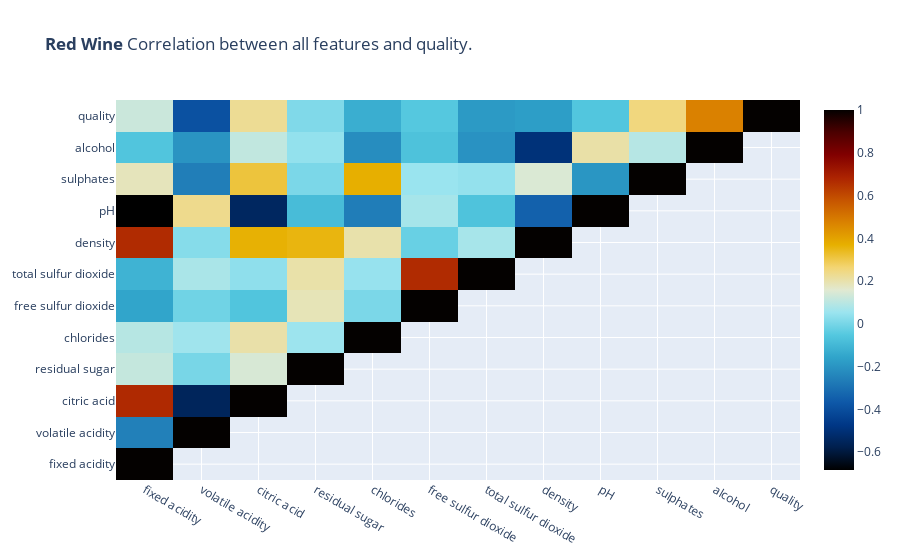
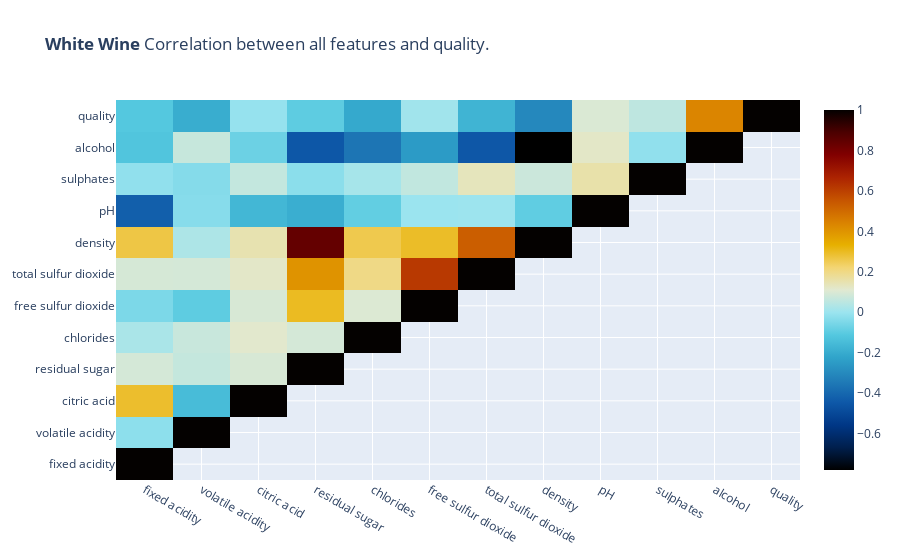

The cell these charts' notebook holds for them, in order:
### Markdown cell above
# Correlation between features and datasets

### Code cell
# Let's study the correlation between features for each dataset and then and then we compare the correlations 
# between the two datasets.
# To evaluate the linear correlation between two variables has been used the Pearson correlation coefficient. 
# It has a value between +1 and −1, where 1 is total positive linear correlation, 0 is no linear correlation, and 
# −1 is total negative linear correlation.

headers = list(red_dataset.columns.values)
allCorrCoefRed = []
allHoverTextRed = []
allCorrCoefWhite = []
allHoverTextWhite = []

for i in range(len(headers)):
    corrCoefRed = []
    hoverTextRed = []
    corrCoefWhite = []
    hoverTextWhite = []
    for j in range(len(headers)):
        if (j>i):
            corrCoefRed.append(None)
            hoverTextRed.append(None)
            corrCoefWhite.append(None)
            hoverTextWhite.append(None)
            break
        red = np.corrcoef(red_dataset[headers[i]].values, red_dataset[headers[j]].values)[1,0]
        white = np.corrcoef(white_dataset[headers[i]].values, white_dataset[headers[j]].values)[1,0]
        hoverTextRed.append("Correlation between '" + headers[i] + "' and '" + headers[j] + "' is: " + str(round(red,2)));
        corrCoefRed.append(red)
        hoverTextWhite.append("Correlation between '" + headers[i] + "' and '" + headers[j] + "' is: " + str(round(white,2)));
        corrCoefWhite.append(white)
    allCorrCoefRed.append(corrCoefRed)
    allHoverTextRed.append(hoverTextRed)
    allCorrCoefWhite.append(corrCoefWhite)
    allHoverTextWhite.append(hoverTextWhite)
    
data = [go.Heatmap(
            z = allCorrCoefRed,
            x = headers,
            y = headers,
            hoverinfo = "text",
            hovertext = allHoverTextRed,
            colorscale='IceFire')]
layout = go.Layout(title='<b>Red Wine</b> Correlation between all features and quality.')
py.iplot(go.Figure(data, layout))

data = [go.Heatmap(
            z = allCorrCoefWhite,
            x = headers,
            y = headers,
            hoverinfo = "text",
            hovertext = allHoverTextWhite,
            colorscale='IceFire')]
layout = go.Layout(title='<b>White Wine</b> Correlation between all features and quality.')
py.iplot(go.Figure(data, layout))

### Figure 1 — Plotly figure (JSON) as saved in the notebook; plotly's stock layout.template omitted (floating-point values rounded to 4 significant figures)
{"data": [{"colorscale": [[0, "#000000"], [0.0625, "#001f4d"], [0.125, "#003786"], [0.1875, "#0e58a8"], [0.25, "#217eb8"], [0.3125, "#30a4ca"], [0.375, "#54c8df"], [0.4375, "#9be4ef"], [0.5, "#e1e9d1"], [0.5625, "#f3d573"], [0.625, "#e7b000"], [0.6875, "#da8200"], [0.75, "#c65400"], [0.8125, "#ac2301"], [0.875, "#820000"], [0.9375, "#4c0000"], [1, "#040100"]], "hoverinfo": "text", "hovertext": [["Correlation between 'fixed acidity' and 'fixed acidity' is: 1.0", null], ["Correlation between 'volatile acidity' and 'fixed acidity' is: -0.26", "Correlation between 'volatile acidity' and 'volatile acidity' is: 1.0", null], ["Correlation between 'citric acid' and 'fixed acidity' is: 0.67", "Correlation between 'citric acid' and 'volatile acidity' is: -0.55", "Correlation between 'citric acid' and 'citric acid' is: 1.0", null], ["Correlation between 'residual sugar' and 'fixed acidity' is: 0.11", "Correlation between 'residual sugar' and 'volatile acidity' is: 0.0", "Correlation between 'residual sugar' and 'citric acid' is: 0.14", "Correlation between 'residual sugar' and 'residual sugar' is: 1.0", null], ["Correlation between 'chlorides' and 'fixed acidity' is: 0.09", "Correlation between 'chlorides' and 'volatile acidity' is: 0.06", "Correlation between 'chlorides' and 'citric acid' is: 0.2", "Correlation between 'chlorides' and 'residual sugar' is: 0.06", "Correlation between 'chlorides' and 'chlorides' is: 1.0", null], ["Correlation between 'free sulfur dioxide' and 'fixed acidity' is: -0.15", "Correlation between 'free sulfur dioxide' and 'volatile acidity' is: -0.01", "Correlation between 'free sulfur dioxide' and 'citric acid' is: -0.06", "Correlation between 'free sulfur dioxide' and 'residual sugar' is: 0.19", "Correlation between 'free sulfur dioxide' and 'chlorides' is: 0.01", "Correlation between 'free sulfur dioxide' and 'free sulfur dioxide' is: 1.0", null], ["Correlation between 'total sulfur dioxide' and 'fixed acidity' is: -0.11", "Correlation between 'total sulfur dioxide' and 'volatile acidity' is: 0.08", "Correlation between 'total sulfur dioxide' and 'citric acid' is: 0.04", "Correlation between 'total sulfur dioxide' and 'residual sugar' is: 0.2", "Correlation between 'total sulfur dioxide' and 'chlorides' is: 0.05", "Correlation between 'total sulfur dioxide' and 'free sulfur dioxide' is: 0.67", "Correlation between 'total sulfur dioxide' and 'total sulfur dioxide' is: 1.0", null], ["Correlation between 'density' and 'fixed acidity' is: 0.67", "Correlation between 'density' and 'volatile acidity' is: 0.02", "Correlation between 'density' and 'citric acid' is: 0.36", "Correlation between 'density' and 'residual sugar' is: 0.36", "Correlation between 'density' and 'chlorides' is: 0.2", "Correlation between 'density' and 'free sulfur dioxide' is: -0.02", "Correlation between 'density' and 'total sulfur dioxide' is: 0.07", "Correlation between 'density' and 'density' is: 1.0", null], ["Correlation between 'pH' and 'fixed acidity' is: -0.68", "Correlation between 'pH' and 'volatile acidity' is: 0.23", "Correlation between 'pH' and 'citric acid' is: -0.54", "Correlation between 'pH' and 'residual sugar' is: -0.09", "Correlation between 'pH' and 'chlorides' is: -0.27", "Correlation between 'pH' and 'free sulfur dioxide' is: 0.07", "Correlation between 'pH' and 'total sulfur dioxide' is: -0.07", "Correlation between 'pH' and 'density' is: -0.34", "Correlation between 'pH' and 'pH' is: 1.0", null], ["Correlation between 'sulphates' and 'fixed acidity' is: 0.18", "Correlation between 'sulphates' and 'volatile acidity' is: -0.26", "Correlation between 'sulphates' and 'citric acid' is: 0.31", "Correlation between 'sulphates' and 'residual sugar' is: 0.01", "Correlation between 'sulphates' and 'chlorides' is: 0.37", "Correlation between 'sulphates' and 'free sulfur dioxide' is: 0.05", "Correlation between 'sulphates' and 'total sulfur dioxide' is: 0.04", "Correlation between 'sulphates' and 'density' is: 0.15", "Correlation between 'sulphates' and 'pH' is: -0.2", "Correlation between 'sulphates' and 'sulphates' is: 1.0", null], ["Correlation between 'alcohol' and 'fixed acidity' is: -0.06", "Correlation between 'alcohol' and 'volatile acidity' is: -0.2", "Correlation between 'alcohol' and 'citric acid' is: 0.11", "Correlation between 'alcohol' and 'residual sugar' is: 0.04", "Correlation between 'alcohol' and 'chlorides' is: -0.22", "Correlation between 'alcohol' and 'free sulfur dioxide' is: -0.07", "Correlation between 'alcohol' and 'total sulfur dioxide' is: -0.21", "Correlation between 'alcohol' and 'density' is: -0.5", "Correlation between 'alcohol' and 'pH' is: 0.21", "Correlation between 'alcohol' and 'sulphates' is: 0.09", "Correlation between 'alcohol' and 'alcohol' is: 1.0", null], ["Correlation between 'quality' and 'fixed acidity' is: 0.12", "Correlation between 'quality' and 'volatile acidity' is: -0.39", "Correlation between 'quality' and 'citric acid' is: 0.23", "Correlation between 'quality' and 'residual sugar' is: 0.01", "Correlation between 'quality' and 'chlorides' is: -0.13", "Correlation between 'quality' and 'free sulfur dioxide' is: -0.05", "Correlation between 'quality' and 'total sulfur dioxide' is: -0.19", "Correlation between 'quality' and 'density' is: -0.17", "Correlation between 'quality' and 'pH' is: -0.06", "Correlation between 'quality' and 'sulphates' is: 0.25", "Correlation between 'quality' and 'alcohol' is: 0.48", "Correlation between 'quality' and 'quality' is: 1.0"]], "type": "heatmap", "x": ["fixed acidity", "volatile acidity", "citric acid", "residual sugar", "chlorides", "free sulfur dioxide", "total sulfur dioxide", "density", "pH", "sulphates", "alcohol", "quality"], "y": ["fixed acidity", "volatile acidity", "citric acid", "residual sugar", "chlorides", "free sulfur dioxide", "total sulfur dioxide", "density", "pH", "sulphates", "alcohol", "quality"], "z": [[1.0, null], [-0.2561, 1, null], [0.6717, -0.5525, 1.0, null], [0.1148, 0.001918, 0.1436, 1.0, null], [0.09371, 0.0613, 0.2038, 0.05561, 1, null], [-0.1538, -0.0105, -0.06098, 0.187, 0.005562, 1, null], [-0.1132, 0.07647, 0.03553, 0.203, 0.0474, 0.6677, 1, null], [0.668, 0.02203, 0.3649, 0.3553, 0.2006, -0.02195, 0.07127, 1, null], [-0.683, 0.2349, -0.5419, -0.08565, -0.265, 0.07038, -0.06649, -0.3417, 1.0, null], [0.183, -0.261, 0.3128, 0.005527, 0.3713, 0.05166, 0.04295, 0.1485, -0.1966, 1, null], [-0.06167, -0.2023, 0.1099, 0.04208, -0.2211, -0.06941, -0.2057, -0.4962, 0.2056, 0.09359, 1, null], [0.1241, -0.3906, 0.2264, 0.01373, -0.1289, -0.05066, -0.1851, -0.1749, -0.05773, 0.2514, 0.4762, 1]]}], "layout": {"title": {"text": "<b>Red Wine</b> Correlation between all features and quality."}}}

### Figure 2 — Plotly figure (JSON) as saved in the notebook; plotly's stock layout.template omitted (floating-point values rounded to 4 significant figures)
{"data": [{"colorscale": [[0, "#000000"], [0.0625, "#001f4d"], [0.125, "#003786"], [0.1875, "#0e58a8"], [0.25, "#217eb8"], [0.3125, "#30a4ca"], [0.375, "#54c8df"], [0.4375, "#9be4ef"], [0.5, "#e1e9d1"], [0.5625, "#f3d573"], [0.625, "#e7b000"], [0.6875, "#da8200"], [0.75, "#c65400"], [0.8125, "#ac2301"], [0.875, "#820000"], [0.9375, "#4c0000"], [1, "#040100"]], "hoverinfo": "text", "hovertext": [["Correlation between 'fixed acidity' and 'fixed acidity' is: 1.0", null], ["Correlation between 'volatile acidity' and 'fixed acidity' is: -0.02", "Correlation between 'volatile acidity' and 'volatile acidity' is: 1.0", null], ["Correlation between 'citric acid' and 'fixed acidity' is: 0.29", "Correlation between 'citric acid' and 'volatile acidity' is: -0.15", "Correlation between 'citric acid' and 'citric acid' is: 1.0", null], ["Correlation between 'residual sugar' and 'fixed acidity' is: 0.09", "Correlation between 'residual sugar' and 'volatile acidity' is: 0.06", "Correlation between 'residual sugar' and 'citric acid' is: 0.09", "Correlation between 'residual sugar' and 'residual sugar' is: 1.0", null], ["Correlation between 'chlorides' and 'fixed acidity' is: 0.02", "Correlation between 'chlorides' and 'volatile acidity' is: 0.07", "Correlation between 'chlorides' and 'citric acid' is: 0.11", "Correlation between 'chlorides' and 'residual sugar' is: 0.09", "Correlation between 'chlorides' and 'chlorides' is: 1.0", null], ["Correlation between 'free sulfur dioxide' and 'fixed acidity' is: -0.05", "Correlation between 'free sulfur dioxide' and 'volatile acidity' is: -0.1", "Correlation between 'free sulfur dioxide' and 'citric acid' is: 0.09", "Correlation between 'free sulfur dioxide' and 'residual sugar' is: 0.3", "Correlation between 'free sulfur dioxide' and 'chlorides' is: 0.1", "Correlation between 'free sulfur dioxide' and 'free sulfur dioxide' is: 1.0", null], ["Correlation between 'total sulfur dioxide' and 'fixed acidity' is: 0.09", "Correlation between 'total sulfur dioxide' and 'volatile acidity' is: 0.09", "Correlation between 'total sulfur dioxide' and 'citric acid' is: 0.12", "Correlation between 'total sulfur dioxide' and 'residual sugar' is: 0.4", "Correlation between 'total sulfur dioxide' and 'chlorides' is: 0.2", "Correlation between 'total sulfur dioxide' and 'free sulfur dioxide' is: 0.62", "Correlation between 'total sulfur dioxide' and 'total sulfur dioxide' is: 1.0", null], ["Correlation between 'density' and 'fixed acidity' is: 0.27", "Correlation between 'density' and 'volatile acidity' is: 0.03", "Correlation between 'density' and 'citric acid' is: 0.15", "Correlation between 'density' and 'residual sugar' is: 0.84", "Correlation between 'density' and 'chlorides' is: 0.26", "Correlation between 'density' and 'free sulfur dioxide' is: 0.29", "Correlation between 'density' and 'total sulfur dioxide' is: 0.53", "Correlation between 'density' and 'density' is: 1.0", null], ["Correlation between 'pH' and 'fixed acidity' is: -0.43", "Correlation between 'pH' and 'volatile acidity' is: -0.03", "Correlation between 'pH' and 'citric acid' is: -0.16", "Correlation between 'pH' and 'residual sugar' is: -0.19", "Correlation between 'pH' and 'chlorides' is: -0.09", "Correlation between 'pH' and 'free sulfur dioxide' is: -0.0", "Correlation between 'pH' and 'total sulfur dioxide' is: 0.0", "Correlation between 'pH' and 'density' is: -0.09", "Correlation between 'pH' and 'pH' is: 1.0", null], ["Correlation between 'sulphates' and 'fixed acidity' is: -0.02", "Correlation between 'sulphates' and 'volatile acidity' is: -0.04", "Correlation between 'sulphates' and 'citric acid' is: 0.06", "Correlation between 'sulphates' and 'residual sugar' is: -0.03", "Correlation between 'sulphates' and 'chlorides' is: 0.02", "Correlation between 'sulphates' and 'free sulfur dioxide' is: 0.06", "Correlation between 'sulphates' and 'total sulfur dioxide' is: 0.13", "Correlation between 'sulphates' and 'density' is: 0.07", "Correlation between 'sulphates' and 'pH' is: 0.16", "Correlation between 'sulphates' and 'sulphates' is: 1.0", null], ["Correlation between 'alcohol' and 'fixed acidity' is: -0.12", "Correlation between 'alcohol' and 'volatile acidity' is: 0.07", "Correlation between 'alcohol' and 'citric acid' is: -0.08", "Correlation between 'alcohol' and 'residual sugar' is: -0.45", "Correlation between 'alcohol' and 'chlorides' is: -0.36", "Correlation between 'alcohol' and 'free sulfur dioxide' is: -0.25", "Correlation between 'alcohol' and 'total sulfur dioxide' is: -0.45", "Correlation between 'alcohol' and 'density' is: -0.78", "Correlation between 'alcohol' and 'pH' is: 0.12", "Correlation between 'alcohol' and 'sulphates' is: -0.02", "Correlation between 'alcohol' and 'alcohol' is: 1.0", null], ["Correlation between 'quality' and 'fixed acidity' is: -0.11", "Correlation between 'quality' and 'volatile acidity' is: -0.19", "Correlation between 'quality' and 'citric acid' is: -0.01", "Correlation between 'quality' and 'residual sugar' is: -0.1", "Correlation between 'quality' and 'chlorides' is: -0.21", "Correlation between 'quality' and 'free sulfur dioxide' is: 0.01", "Correlation between 'quality' and 'total sulfur dioxide' is: -0.17", "Correlation between 'quality' and 'density' is: -0.31", "Correlation between 'quality' and 'pH' is: 0.1", "Correlation between 'quality' and 'sulphates' is: 0.05", "Correlation between 'quality' and 'alcohol' is: 0.44", "Correlation between 'quality' and 'quality' is: 1.0"]], "type": "heatmap", "x": ["fixed acidity", "volatile acidity", "citric acid", "residual sugar", "chlorides", "free sulfur dioxide", "total sulfur dioxide", "density", "pH", "sulphates", "alcohol", "quality"], "y": ["fixed acidity", "volatile acidity", "citric acid", "residual sugar", "chlorides", "free sulfur dioxide", "total sulfur dioxide", "density", "pH", "sulphates", "alcohol", "quality"], "z": [[1, null], [-0.0227, 1, null], [0.2892, -0.1495, 1, null], [0.08902, 0.06429, 0.09421, 1, null], [0.02309, 0.07051, 0.1144, 0.08868, 1, null], [-0.0494, -0.09701, 0.09408, 0.2991, 0.1014, 1, null], [0.09107, 0.08926, 0.1211, 0.4014, 0.1989, 0.6155, 1, null], [0.2653, 0.02711, 0.1495, 0.839, 0.2572, 0.2942, 0.5299, 1, null], [-0.4259, -0.03192, -0.1637, -0.1941, -0.09044, -0.0006178, 0.002321, -0.09359, 1, null], [-0.01714, -0.03573, 0.06233, -0.02666, 0.01676, 0.05922, 0.1346, 0.07449, 0.156, 1, null], [-0.1209, 0.06772, -0.07573, -0.4506, -0.3602, -0.2501, -0.4489, -0.7801, 0.1214, -0.01743, 1.0, null], [-0.1137, -0.1947, -0.009209, -0.09758, -0.2099, 0.008158, -0.1747, -0.3071, 0.09943, 0.05368, 0.4356, 1.0]]}], "layout": {"title": {"text": "<b>White Wine</b> Correlation between all features and quality."}}}
